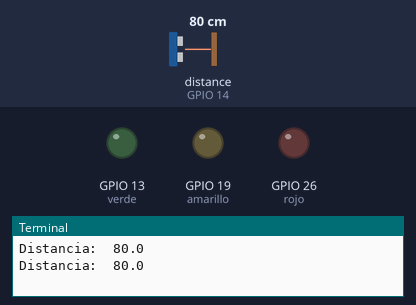
The program below on a simulated Raspberry Pi (BCM pin numbers). Parts: output pins drawn as LEDs (lit = HIGH), the last lines printed to the terminal. The inputs (shaded band) are chosen by the test bench; at power-on: distance to the obstacle (sensor on GPIO 14) 80 cm. The echo pulse lasts 58.3 µs per cm.

Above: at 1.2 s.
1.3 s: distance to the obstacle (sensor on GPIO 14) set to 2 cm
At 2.8 s:
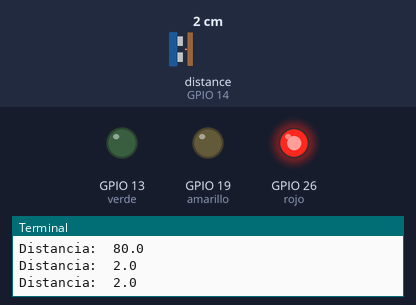
3.4 s: distance to the obstacle (sensor on GPIO 14) set to 18 cm
5.1 s: distance to the obstacle (sensor on GPIO 14) set to 22 cm
At 6.6 s:
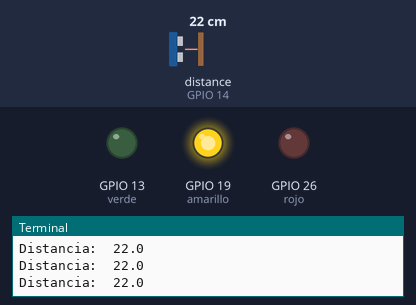
6.9 s: distance to the obstacle (sensor on GPIO 14) set to 76 cm
8.6 s: distance to the obstacle (sensor on GPIO 14) set to 85 cm
At 9.5 s:
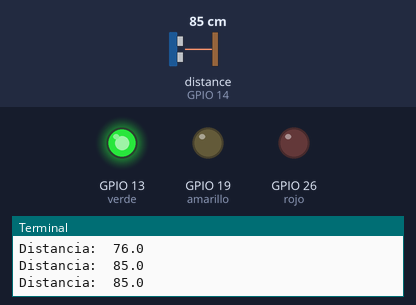
10.4 s: distance to the obstacle (sensor on GPIO 14) set to 4 cm
At 12.2 s:
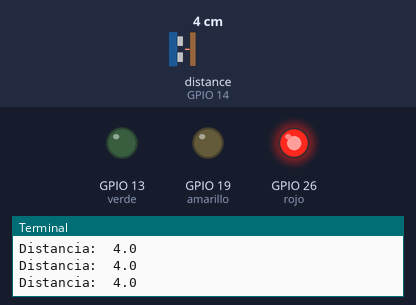
Timing chart, 0 to 13.4 s (numbered marks = the images above; inputs shaded):
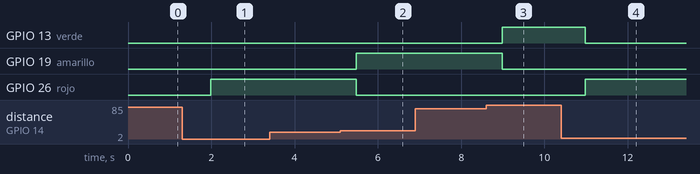

The program:

sensor_distance.py
```python
from gpiozero import LED, DistanceSensor
import time

sensor = DistanceSensor(echo = 14, trigger = 15)
verde = LED(13)
amarillo = LED(19)
rojo = LED(26)
verde.off()
amarillo.off()
rojo.off()
while True:
    distance = sensor.distance * 100
    print ("Distancia: ", distance)

    if distance < 20:
        amarillo.off()
        verde.off()
        rojo.on()

    elif distance > 80:
        amarillo.off()
        rojo.off()
        verde.on()

    elif distance > 20 and distance < 80:
        verde.off()
        rojo.off()
        amarillo.on()

    time.sleep(0.5)
```

Measured:
- the behaviour switches between 20 and 21 cm on distance to the obstacle (sensor on GPIO 14) (found by bisection; images 1 and 2)
- the behaviour switches between 80 and 81 cm on distance to the obstacle (sensor on GPIO 14) (found by bisection; images 2 and 3)
- after the input at 1.3 s, GPIO 26 (rojo): LOW → HIGH after 0.68 s
- after the input at 5.1 s, GPIO 19 (amarillo): LOW → HIGH after 0.38 s; GPIO 26 (rojo): HIGH → LOW after 0.38 s
- after the input at 8.6 s, GPIO 13 (verde): LOW → HIGH after 0.39 s; GPIO 19 (amarillo): HIGH → LOW after 0.39 s
- after the input at 10.4 s, GPIO 13 (verde): HIGH → LOW after 0.59 s; GPIO 26 (rojo): LOW → HIGH after 0.59 s
